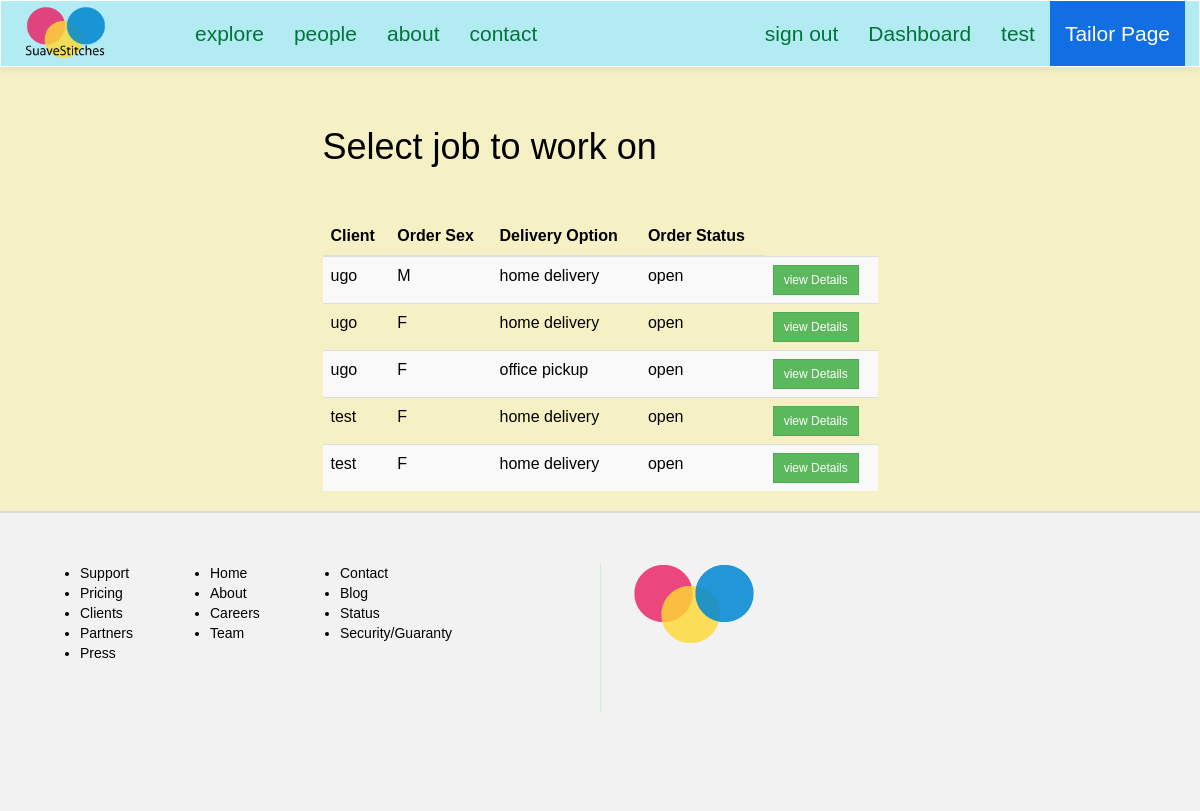
Before: /suave/tailor/dashboard (signed in) with the older database file.
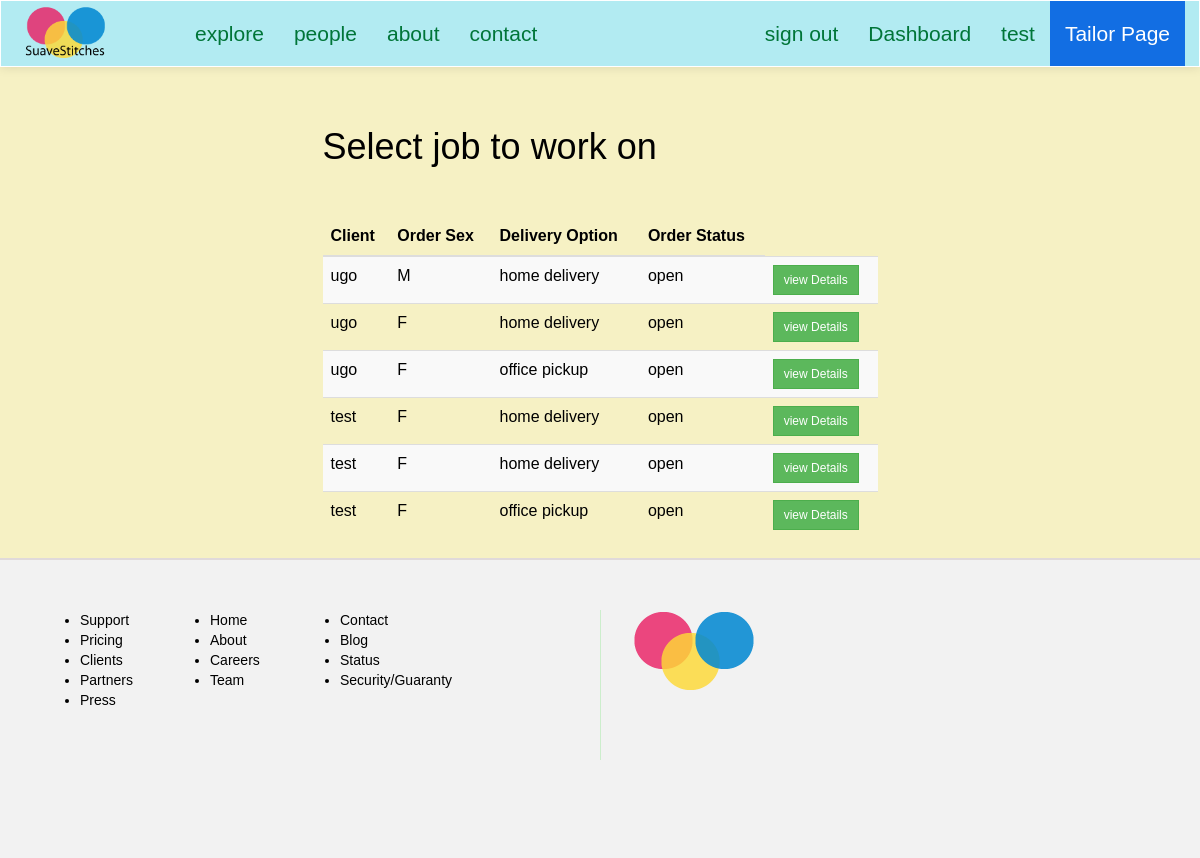
After: the same page with the newer database file.
### suave/models.py (models this page shows)
class Order(models.Model):
	client = models.ForeignKey(Client, null=True)
	size = models.ForeignKey(Size, null=True)
	tailor = models.ForeignKey(Tailor, null=True)
	fabric = models.ForeignKey(Fabric, null=True) #* change to foreign key with Fabric
	main_order_id = models.CharField(max_length=15, null=True)
	details = models.CharField(max_length=250, null=True) #*
	delivery_option = models.CharField(max_length=100, null=True)
	service_option = models.CharField(max_length=100, null=True)
	sex = models.CharField(max_length=2, default=' ')
	status = models.CharField(max_length=20, default='OPEN') #*
	cost = models.IntegerField(default=0000) # final cost of order

class Client(models.Model):
	FEMALE = 'F'
	MALE = 'M'
	SEX_CHOICE = (
		(FEMALE, 'F'),
		(MALE, 'M'),
	)
	user = models.OneToOneField(User)
	address = models.CharField(max_length=200, null=True)
	preference = models.CharField(max_length=40)
	sex = models.CharField(max_length=2, choices=SEX_CHOICE, default=" ")
	def __str__(self):
		return self.user.username

### suave/views.py (the view)
@login_required
def tailorDashboard(request):
	context = {}
	context['tailorPage'] = True
	orders = Order.objects.filter(status='OPEN')
	context['orders'] = orders
	return render(request, 'i/tailor/dashboard.html', context)

### suave/templates/i/tailor/dashboard.html (shortened to what this page needs)
{% extends "i/layout/base.html" %}
{% block main_section %}
<div class="col-lg-6 col-lg-offset-3"><br><br>
	<h1>Select job to work on</h1>
	<br><br>
	{% if orders %}
	<table class="table table-striped table-hover">
		<thead>
			<tr>
				<th>Client</th>
				<th>Order Sex</th>
				<th>Delivery Option</th>
				<th>Order Status</th>
			</tr>
		</thead>
		<tbody>
			{% for order in orders %}
			<tr>
				<td>{{ order.client }}</td>
				<td>{{ order.sex }}</td>
				<td>{{ order.delivery_option|lower }}</td>
				<td>{{ order.status|lower }}</td>
				<td><a href="{% url 'suave:tailorOrderDetails' order.main_order_id %}" class="btn btn-success btn-sm">view Details</a></td>
			</tr>
			{% endfor %}
		</tbody>
	</table>
	{% endif %}
</div>
{% endblock %}

Changed rows visible on the page:
added Order: client "test", sex "F", delivery_option "office pickup", status "open"
